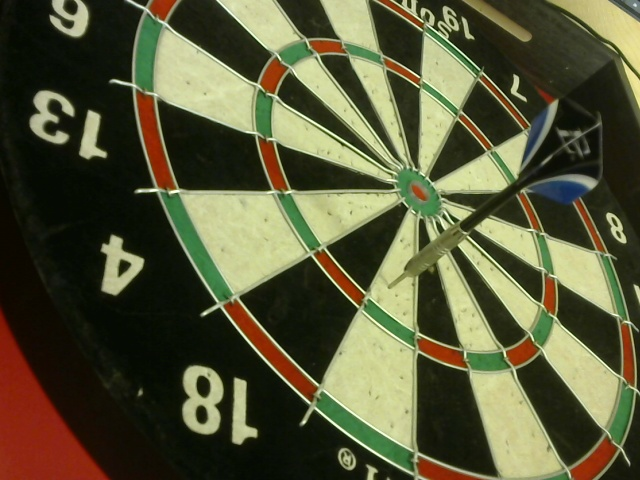
#> input picture dart_in_board.jpg, 640 x 480 px
$ python Dart_Detection_Updated_Thivina.py
#> lines starting #> are read from the running program, lines starting #| are printed output that depends on the picture; after the words box and inside, x2 and y2 are one past the last pixel; in counts of white or black regions, pixels touching at a corner belong together
### MathFunctions.py
__author__ = "Hannes Hoettinger"

import numpy as np
import cv2
import math
import pickle
from Classes import *

DEBUG = True


# distance point to line
def dist(x1,y1, x2,y2, x3,y3): # x3,y3 is the point
    px = x2-x1
    py = y2-y1

    something = px*px + py*py

    u =  ((x3 - x1) * px + (y3 - y1) * py) / float(something)

    if u > 1:
        u = 1
    elif u < 0:
        u = 0

    x = x1 + u * px
    y = y1 + u * py

    dx = x - x3
    dy = y - y3

    # Note: If the actual distance does not matter,
    # if you only want to compare what this function
    # returns to other results of this function, you
    # can just return the squared distance instead
    # (i.e. remove the sqrt) to gain a little performance

    dist = math.sqrt(dx*dx + dy*dy)

    return dist


# [102 lines left out: functions intersectLineCircle, intersectLines, rotate, segment_intersection, not called in this run]

### Dart_Detection_Updated_Thivina.py
__author__ = "Hannes Hoettinger"

import numpy as np
import cv2
import time
import math
import pickle
from Classes import *
from MathFunctions import *
from DartsMapping import *
from Draw import *
from MyCalibration_1 import *

DEBUG = False

winName = "test2"

#why are we not using these hoes???
# [4 lines left out: function cam2gray, not called in this run]

def getThreshold(cam, t):
    #success, t_plus = cam2gray(cam)
    #dimg = cv2.absdiff(t, t_plus)
    dimg = cv2.absdiff(t, cam) #this is adapted to use a jpg
    blur = cv2.GaussianBlur(dimg, (5, 5), 0)
    blur = cv2.bilateralFilter(blur, 9, 75, 75)
    _, thresh = cv2.threshold(blur, 60, 255, 0)
    return thresh

def diff2blur(t_plus, t):
    #_, t_plus = cam2gray(cam) #adapted to use jpg
    dimg = cv2.absdiff(t, t_plus)
    ## kernel size important -> make accessible
    # filter noise from image distortions
    kernel = np.ones((5, 5), np.float32) / 25
    blur = cv2.filter2D(dimg, -1, kernel)
    return t_plus, blur

def getCorners(img_in):
    # number of features to track is a distinctive feature
    ## FeaturesToTrack important -> make accessible
    maxCorners = 640 #640 is the default numner of corners, may need to adjust
    edges = cv2.goodFeaturesToTrack(img_in, maxCorners, 0.0008, 1, mask=None, blockSize=3, useHarrisDetector=1, k=0.08)  # k=0.08
    #print(edges)
    corners = np.int64(edges) #int0 before, threw error
    #print(corners)
    return corners

def filterCorners(corners):
    cornerdata = []
    tt = 0
    mean_corners = np.mean(corners, axis=0)
    for i in corners:
        xl, yl = i.ravel()
        # filter noise to only get dart arrow
        ## threshold important -> make accessible
        if abs(mean_corners[0][0] - xl) > 180:
            cornerdata.append(tt)
        if abs(mean_corners[0][1] - yl) > 120:
            cornerdata.append(tt)
        tt += 1
    corners_new = np.delete(corners, cornerdata, axis=0)  # delete corners to form new array
    return corners_new

def filterCornersLine(corners, rows, cols):
    [vx, vy, x, y] = cv2.fitLine(corners, cv2.DIST_HUBER, 0, 0.1, 0.1)
    lefty = int((-x.item() * vy.item() / vx.item()) + y.item())
    righty = int(((cols - x.item()) * vy.item() / vx.item()) + y.item())
    cornerdata = []
    tt = 0
    for i in corners:
        xl, yl = i.ravel()
        # check distance to fitted line, only draw corners within certain range
        distance = dist(0, lefty, cols - 1, righty, xl, yl)
        if distance > 80:  ## threshold important -> make accessible
            cornerdata.append(tt)
        tt += 1
    corners_final = np.delete(corners, cornerdata, axis=0)  # delete corners to form new array
    print("corner line filter complete")
    return corners_final

#this function takes into account which mount is being used???
def getRealLocation(corners_final, mount):
    if mount == "right":
        loc = np.argmax(corners_final, axis=0)
    else:
        loc = np.argmin(corners_final, axis=0)
    locationofdart = corners_final[loc]

    # check if dart location has neighbouring corners (if not -> continue)
    cornerdata = []
    tt = 0
    for i in corners_final:
        xl, yl = i.ravel()
        distance = abs(locationofdart.item(0) - xl) + abs(locationofdart.item(1) - yl)
        if distance < 40:  ## threshold important. initial value 40
            tt += 1
        else:
            cornerdata.append(tt)
    if tt < 3:
        corners_temp = cornerdata
        maxloc = np.argmax(corners_temp, axis=0)
        locationofdart = corners_temp[maxloc]
        print("### used different location due to noise!")

    return locationofdart

    print("manipulating transformation points")
    cv2.namedWindow('image', cv2.WINDOW_NORMAL)
    cv2.createTrackbar('tx1', 'image', 0, 20, nothing)
    cv2.createTrackbar('ty1', 'image', 0, 20, nothing)
    cv2.createTrackbar('tx2', 'image', 0, 20, nothing)
    cv2.createTrackbar('ty2', 'image', 0, 20, nothing)
    cv2.createTrackbar('tx3', 'image', 0, 20, nothing)
    cv2.createTrackbar('ty3', 'image', 0, 20, nothing)
    cv2.createTrackbar('tx4', 'image', 0, 20, nothing)
    cv2.createTrackbar('ty4', 'image', 0, 20, nothing)
    cv2.setTrackbarPos('tx1', 'image', 10)
    cv2.setTrackbarPos('ty1', 'image', 10)
    cv2.setTrackbarPos('tx2', 'image', 10)
    cv2.setTrackbarPos('ty2', 'image', 10)
    cv2.setTrackbarPos('tx3', 'image', 10)
    cv2.setTrackbarPos('ty3', 'image', 10)
    cv2.setTrackbarPos('tx4', 'image', 10)
    cv2.setTrackbarPos('ty4', 'image', 10)
    # create switch for ON/OFF functionality
    switch = '0 : OFF \n1 : ON'
    cv2.createTrackbar(switch, 'image', 0, 1, nothing)
    imCal_copy = imCal.copy()
    while True:
        cv2.imshow('image', imCal_copy)
        k = cv2.waitKey(1) & 0xFF
        if k == 27:
            print("got k, break")
            break
        # get current positions of four trackbars
        tx1 = cv2.getTrackbarPos('tx1', 'image') - 10
        ty1 = cv2.getTrackbarPos('ty1', 'image') - 10
        tx2 = cv2.getTrackbarPos('tx2', 'image') - 10
        ty2 = cv2.getTrackbarPos('ty2', 'image') - 10
        tx3 = cv2.getTrackbarPos('tx3', 'image') - 10
        ty3 = cv2.getTrackbarPos('ty3', 'image') - 10
        tx4 = cv2.getTrackbarPos('tx4', 'image') - 10
        ty4 = cv2.getTrackbarPos('ty4', 'image') - 10
        s = cv2.getTrackbarPos(switch, 'image')
        if s == 0:
            imCal_copy[:] = 0
        else:
            # transform the image to form a perfect circle
            transformation_matrix = transformation(imCal, calData, tx1, ty1, tx2, ty2, tx3, ty3, tx4, ty4)
    return transformation_matrix

# [136 lines left out: function getDarts, not called in this run]

if __name__ == '__main__':
    print("Welcome to darts recognition test!")

    # Initialize necessary variables
    finalScore = 0
    breaker = 0
    maxThres = 100000  # Example threshold value
    count = 0

    # # Construct the absolute path to the image file
    # script_dir = os.path.dirname(__file__)
    # image_path = os.path.join(script_dir, 'dart_in_board.jpg')
    # # Open the image file
    # image= cv2.imread(image_path)
    # # Open the image file
    # #image = cv2.imread("/home/capstone/Flight-Path-Capstone/dart_in_board.jpg")
    # if image is None:
    #     print("Cannot read image")
    #     exit()
    # # Convert frame to grayscale
    # gray = cv2.cvtColor(image, cv2.COLOR_BGR2GRAY)
    # # # Apply GaussianBlur to the frame
    # blur = cv2.GaussianBlur(gray, (5, 5), 0)
    # # # Apply threshold to the frame
    # _, thresh = cv2.threshold(blur, 60, 255, cv2.THRESH_BINARY)
    # # Get corners
    # corners = getCorners(blur)
    # # Filter corners
    # corners_f = filterCorners(corners)
    # # Find left and rightmost corners
    # rows, cols = blur.shape[:2]
    # corners_final = filterCornersLine(corners_f, rows, cols)

    # Get the directory of the current script
    script_dir = os.path.dirname(__file__)

    # Construct the absolute paths to the image files
    image_path1 = os.path.join(script_dir, 'dart_in_board.jpg')
    image_path2 = os.path.join(script_dir, 'no_dart_in_board.jpg')

    # Open the image files
    image1_wDart = cv2.imread(image_path1)
#> image1_wDart is the input picture: shape (480, 640, 3); mean B, G, R 57.3, 87.3, 87.3
    image2_noDart = cv2.imread(image_path2)
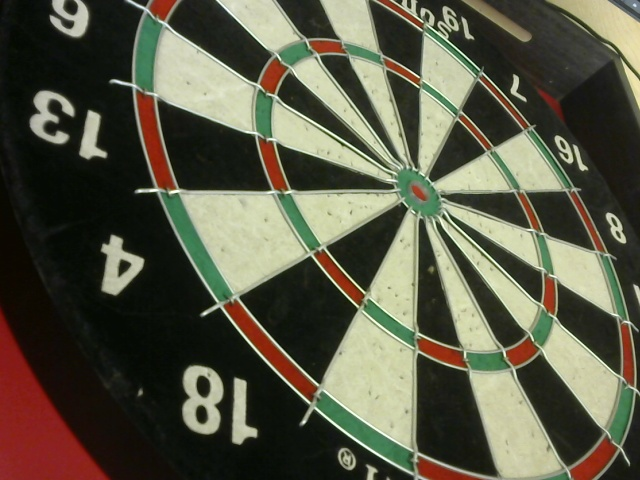
#> input picture no_dart_in_board.jpg, 640 x 480 px
#> image2_noDart is the input picture: shape (480, 640, 3); mean B, G, R 70, 88.1, 89.1

    # Check if the images were loaded successfully
    if image1_wDart is None:
        print(f"Cannot read image from {image_path1}")
        exit()
    if image2_noDart is None:
        print(f"Cannot read image from {image_path2}")
        exit()

    # # Display the images
    # cv2.imshow('Dart Image', image1_wDart)
    # cv2.imshow('Reference Image', image2_noDart)

    # Convert frame to grayscale
    gray1_wDart = cv2.cvtColor(image1_wDart, cv2.COLOR_BGR2GRAY)
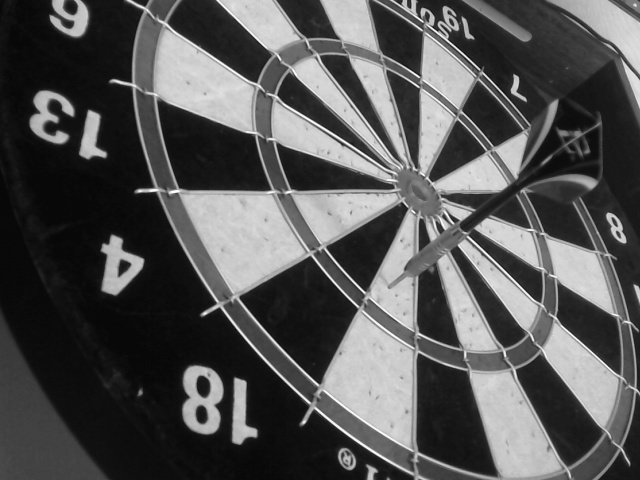
#> gray1_wDart: shape (480, 640); min 6, max 252, mean 83.9
    gray2_noDart = cv2.cvtColor(image2_noDart, cv2.COLOR_BGR2GRAY)
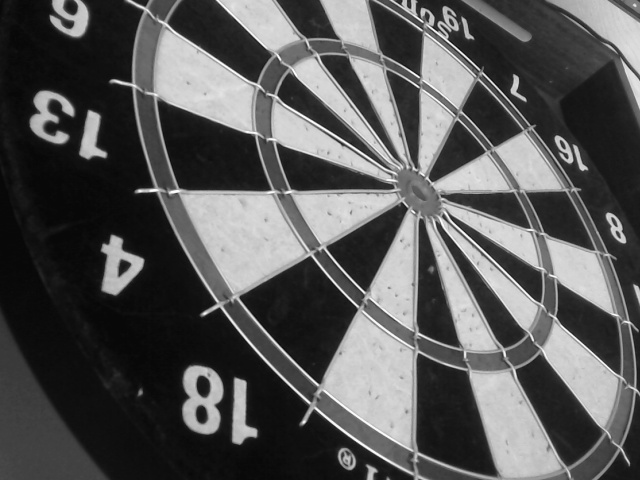
#> gray2_noDart: shape (480, 640); min 6, max 254, mean 86.4

    # Apply threshold and blur
    thresh = getThreshold(gray1_wDart, gray2_noDart)
#> in getThreshold, `dimg = cv2.absdiff(t, cam)`:
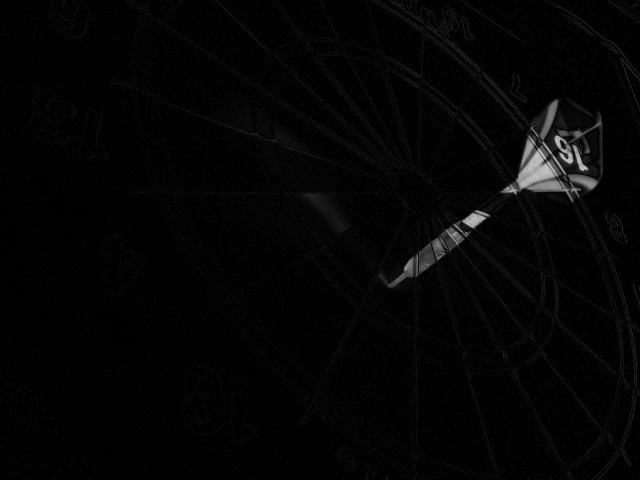
#> dimg: shape (480, 640); min 0, max 203, mean 4.7
#> in getThreshold, `_, thresh = cv2.threshold(blur, 60, 255, 0)`:
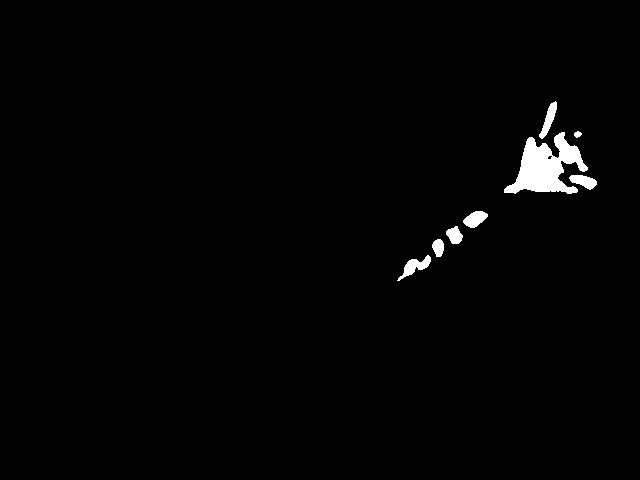
#> thresh: shape (480, 640); 1.4% white; 8 white regions, largest, box (x1, y1, x2, y2) and area: (504, 132, 588, 194) 2633, (397, 255, 431, 281) 321, (539, 101, 557, 139) 277
    blur1, blur2 = diff2blur(gray1_wDart, gray2_noDart)

    # Display the blurred difference image
    cv2.imshow('Blurred Difference Image', blur2)

    # Detect corners
    corners = getCorners(blur2)
#> in getCorners, `edges = cv2.goodFeaturesToTrack(img_in, maxCorners, 0.0008, 1, mask=No..`: edges = 147 rows, first 8: [585, 168], [557, 137], [464, 221], [570, 161], [566, 156], [505, 190], [563, 147], [559, 146]
#> in getCorners, `corners = np.int64(edges)`: corners has the same summary as edges
#> corners has the same summary as edges in getCorners

    #filter
    filtered_corners = filterCorners(corners)
#> in filterCorners, `mean_corners = np.mean(corners, axis=0)`: mean_corners = [[526.7, 182.9]]
#> the loop in filterCorners, `for i in corners:` made 147 passes
#> (xl, yl) on passes 1 to 12: (585, 168), (557, 137), (464, 221), (570, 161), (566, 156), (505, 190), (563, 147), (559, 146), (562, 143), (574, 162), (561, 155), (567, 160)
#> after the loop in filterCorners, `for i in corners:`: cornerdata = []; tt = 147
#> in filterCorners, `corners_new = np.delete(corners, cornerdata, axis=0)`: corners_new has the same summary as edges in getCorners
#> filtered_corners has the same summary as edges in getCorners

    # Further filter corners using line fitting
    rows, cols = blur2.shape[:2]
#> rows = 480; cols = 640
    corners_final = filterCornersLine(filtered_corners, rows, cols)
#> in filterCornersLine, `[vx, vy, x, y] = cv2.fitLine(corners, cv2.DIST_HUBER, 0, 0.1, 0.1)`: vx = [0.793]; vy = [-0.609]; x = [512.3]; y = [191]
#> in filterCornersLine, `lefty = int((-x.item() * vy.item() / vx.item()) + y.item())`: lefty = 584
#> in filterCornersLine, `righty = int(((cols - x.item()) * vy.item() / vx.item()) + y.item())`: righty = 92
#> the loop in filterCornersLine, `for i in corners:` made 147 passes
#> (xl, yl) on passes 1 to 12: (585, 168), (557, 137), (464, 221), (570, 161), (566, 156), (505, 190), (563, 147), (559, 146), (562, 143), (574, 162), (561, 155), (567, 160)
#> i on passes 40 to 45: [[457, 224]], [[543, 143]], [[550, 156]], [[566, 133]], [[514, 183]], [[553, 157]]


    # Check if it was really a dart
    print(cv2.countNonZero(thresh))
#| 4165
    print(maxThres * 2)
    if cv2.countNonZero(thresh) > maxThres * 2:
        exit()

    print("Dart detected")

    # Dart was found -> increase counter
    breaker += 1

    # Get final dart's location
    try:
        locationofdart = getRealLocation(corners_final, "right")
#> the loop in getRealLocation, `for i in corners_final:` made 147 passes
        print(f"Dart location: {locationofdart}")
#| Dart location: [[[[599 121]]
#|   [[389 285]]]]

        # [14 lines of commented-out code are left out]
        cv2.imshow("Dart Detection", image1_wDart)
        cv2.waitKey(0)
        cv2.destroyAllWindows()

    except Exception as e:
        print("Something went wrong in finding the dart's location!", e)
        breaker -= 1
        exit()

    if breaker == 3:
        exit()

    key = cv2.waitKey(10)
#> (key q is pressed here)
    if key == 27:
        exit()
    count += 1

    print("Final score:", finalScore)

    # Release resources
    cv2.destroyAllWindows()

    # [21 lines of commented-out code are left out]
